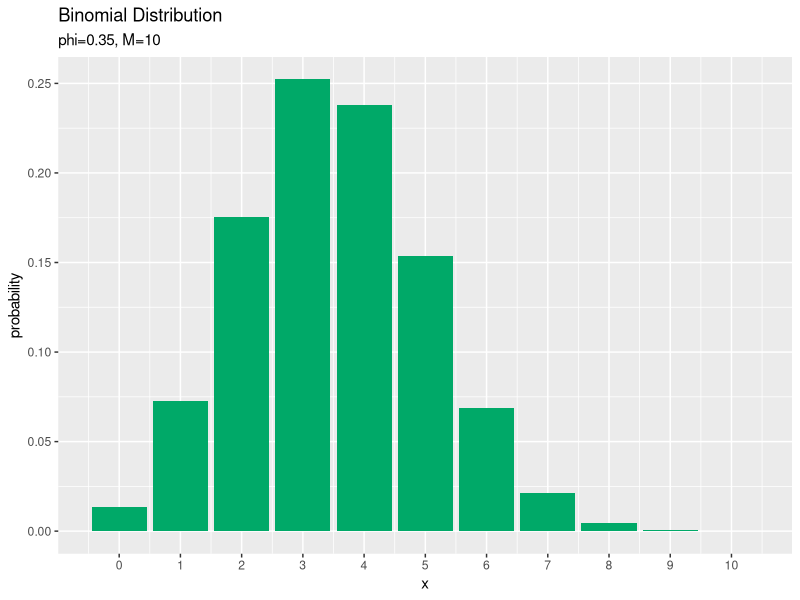
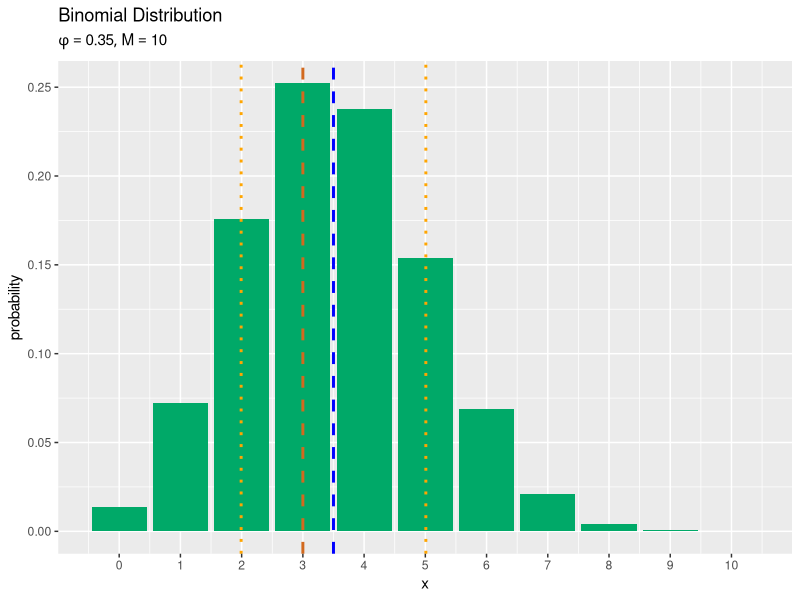
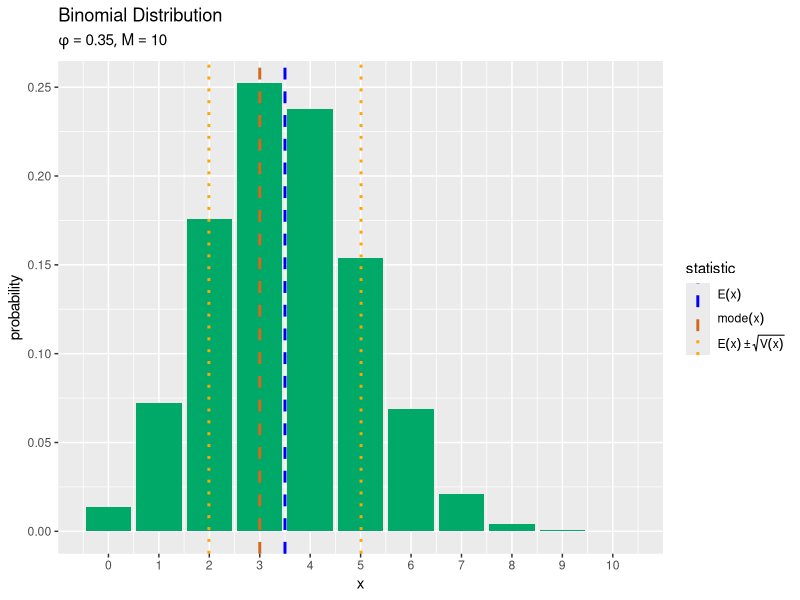
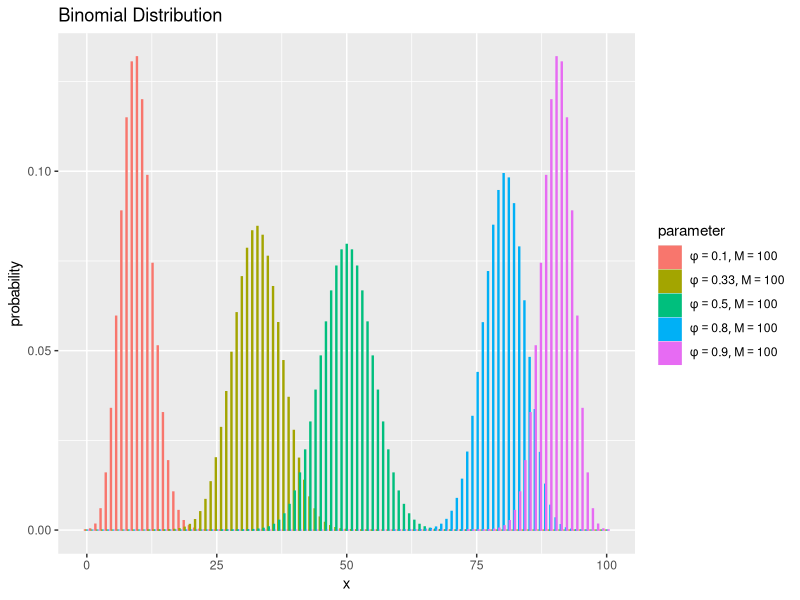
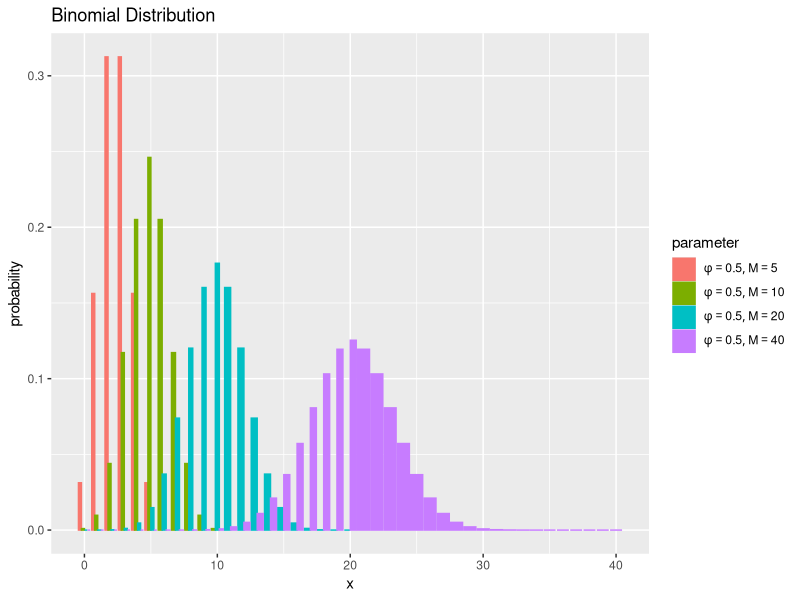
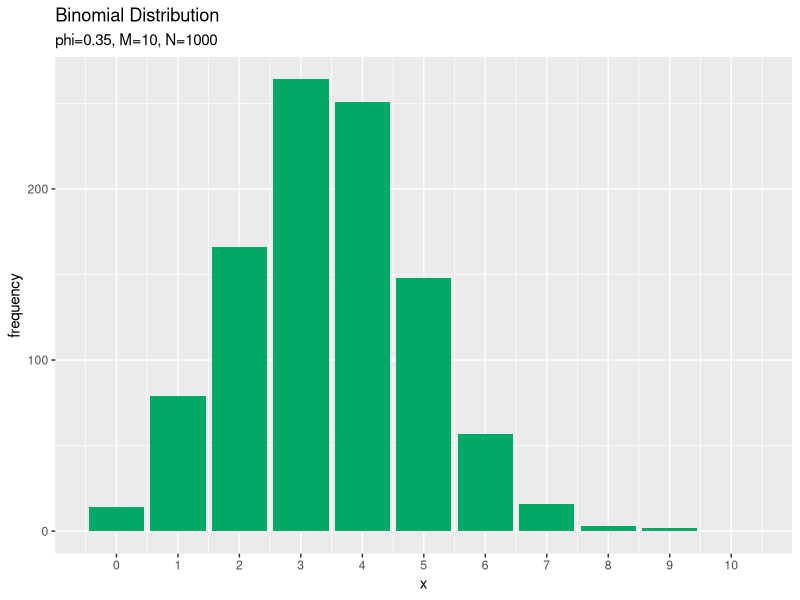
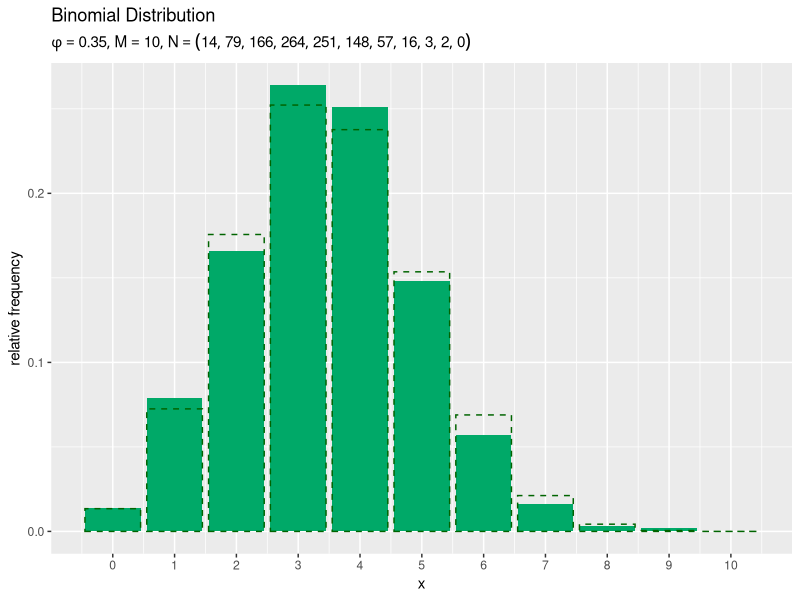

Recreate these plots in R, in order.
## ---- chunk 1
knitr::opts_chunk$set(
  echo = TRUE, 
  message = FALSE, error = FALSE, warning = FALSE, # メッセージを非表示
  fig.align = "center", # 画像を中央揃え
  fig.width = 5, fig.height = 4, # 画像のサイズ
  class.source = "numberLines lineAnchors", # ソースを番号付けする
  class.output = "numberLines lineAnchors chunkout" # 出力を番号付けする
)
## ---- chunk 2
# パラメータを指定
phi <- 0.35

# 試行回数を指定
M <- 10

# 確率変数の値を指定:(x <= M)
x <- 3
## ---- chunk 3
# 定義式により確率を計算
C <- gamma(M + 1) / gamma(M - x + 1) / gamma(x + 1)
prob <- C * phi^x * (1 - phi)^(M - x)
prob
## ---- chunk 4
# 対数をとった定義式により確率を計算
log_C <- lgamma(M + 1) - lgamma(M - x + 1) - lgamma(x + 1)
log_prob <- log_C + x * log(phi) + (M - x) * log(1 - phi)
prob <- exp(log_prob)
prob; log_prob
## ---- chunk 5
# 二項分布の関数により確率を計算
prob <- dbinom(x = x, size = M, prob = phi)
prob
## ---- chunk 6
# 二項分布の対数をとった関数により確率を計算
log_prob <- dbinom(x = x, size = M, prob = phi, log = TRUE)
prob <- exp(log_prob)
prob; log_prob
## ---- chunk 7
# ベクトルに変換
phi_v <- c(1 - phi, phi)
x_v <- c(M - x, x)
phi_v; x_v
## ---- chunk 8
# 多項分布の関数により確率を計算
prob <- dmultinom(x = x_v, size = M, prob = phi_v)
prob
## ---- chunk 9
# 多項分布の対数をとった関数により確率を計算
log_prob <- dmultinom(x = x_v, size = M, prob = phi_v, log = TRUE)
prob <- exp(log_prob)
prob; log_prob
## ---- chunk 10
# 平均を計算
E_x <- M * phi
E_x
## ---- chunk 11
# 分散を計算
V_x <- M * phi * (1 - phi)
V_x
## ---- chunk 12
# 最頻値を計算:(注:複数の場合も1つしか返さない)
mode_x <- floor(phi * (M + 1))
mode_x
## ---- chunk 13
# 歪度を計算
skewness <- (1 - 2 * phi) / sqrt(M * phi * (1 - phi))
skewness
## ---- chunk 14
# 尖度を計算
kurtosis <- (1 - 6 * phi * (1 - phi)) / (M * phi * (1 - phi))
kurtosis
## ---- chunk 15
### 資料作成用

# チェック用
library(magrittr)
library(ggplot2)
## ---- chunk 16
# パラメータを指定
phi <- 0.35

# 試行回数を指定
M <- 10
## ---- chunk 17
# xがとり得る値を作成
x_vals <- 0:M
head(x_vals)
## ---- chunk 18
# 二項分布を計算
prob_df <- tidyr::tibble(
  x = x_vals, # 確率変数
  probability = dbinom(x = x_vals, size = M, prob = phi) # 確率
)
prob_df
## ---- chunk 19
# 二項分布のグラフを作成
ggplot(data = prob_df, mapping = aes(x = x, y = probability)) + # データ
  geom_bar(stat = "identity", fill = "#00A968") + # 棒グラフ
  scale_x_continuous(breaks = x_vals, labels = x_vals) + # x軸目盛
  labs(title = "Binomial Distribution", 
       subtitle = paste0("phi=", phi, ", M=", M), # (文字列表記用)
       #subtitle = parse(text = paste0("list(phi==", phi, ", M==", M, ")")), # (数式表記用)
       x = "x", y = "probability") # ラベル
## ---- chunk 20
# 補助線用の統計量を計算
E_x <- M * phi
s_x <- sqrt(M * phi * (1 - phi))
mode_x <- floor(phi * (M + 1))

# 統計量を重ねた二項分布のグラフを作成:線のみ
ggplot(data = prob_df, mapping = aes(x = x, y = probability)) + # データ
  geom_bar(stat = "identity", fill = "#00A968") + # 分布
  geom_vline(xintercept = E_x, color = "blue", size = 1, linetype = "dashed") + # 期待値
  geom_vline(xintercept = c(E_x-s_x, E_x+s_x), color = "orange", size = 1, linetype = "dotted") + # 期待値 ± 標準偏差
  geom_vline(xintercept = mode_x, color = "chocolate", size = 1, linetype = "dashed") + # 最頻値
  scale_x_continuous(breaks = x_vals, labels = x_vals) + # x軸目盛
  labs(title = "Binomial Distribution", 
       subtitle = parse(text = paste0("list(phi==", phi, ", M==", M, ")")), 
       x = "x", y = "probability") # ラベル
## ---- chunk 21
# 統計量を格納
stat_df <- tibble::tibble(
  statistic = c(E_x, E_x-s_x, E_x+s_x, mode_x), # 統計量
  type = c("mean", "sd", "sd", "mode") # 色分け用ラベル
)
stat_df
## ---- chunk 22
# 凡例用の設定を作成:(数式表示用)
color_vec <- c(mean = "blue", sd = "orange", mode = "chocolate")
linetype_vec <- c(mean = "dashed", sd = "dotted", mode = "dashed")
label_vec <- c(mean = expression(E(x)), sd = expression(E(x) %+-% sqrt(V(x))), mode = expression(mode(x)))
color_vec; linetype_vec; label_vec
## ---- chunk 23
# 統計量を重ねた二項分布のグラフを作成:凡例付き
ggplot() + # データ
  geom_bar(data = prob_df, mapping = aes(x = x, y = probability), 
           stat = "identity", fill = "#00A968") + # 分布
  geom_vline(data = stat_df, mapping = aes(xintercept = statistic, color = type, linetype = type), 
             size = 1) + # 統計量
  scale_x_continuous(breaks = x_vals, labels = x_vals) + # x軸目盛
  scale_color_manual(values = color_vec, labels = label_vec, name = "statistic") + # 線の色:(色指定と数式表示用)
  scale_linetype_manual(values = linetype_vec, labels = label_vec, name = "statistic") + # 線の種類:(線指定と数式表示用)
  theme(legend.text.align = 0) + # 図の体裁:凡例
  labs(title = "Binomial Distribution", 
       subtitle = parse(text = paste0("list(phi==", phi, ", M==", M, ")")), 
       x = "x", y = "probability") # ラベル
## ---- chunk 24
# パラメータとして利用する値を指定
phi_vals <- c(0.1, 0.33, 0.5, 0.8, 0.9)

# 試行回数を指定
M <- 100

# xがとり得る値を作成
x_vals <- 0:M

# パラメータごとに二項分布を計算
res_prob_df <- tidyr::expand_grid(
  x = x_vals, 
  phi = phi_vals
) |> # 全ての組み合わせを作成
  dplyr::arrange(phi, x) |> # パラメータごとに並べ替え
  dplyr::mutate(
    probability = dbinom(x = x, size = M, prob = phi), 
    parameter = paste0("phi=", phi, ", M=", M) |> 
      factor(levels = paste0("phi=", sort(phi_vals), ", M=", M)) # 色分け用ラベル
  ) # 確率を計算
res_prob_df
## ---- chunk 25
# 凡例用のラベルを作成:(数式表示用)
label_vec <- res_prob_df[["parameter"]] |> 
  unique() |> # 重複を除去
  stringr::str_replace_all(pattern = "=", replacement = "==") %>% # 等号表示用の記法に変換
  paste0("list(", ., ")") |> # カンマ表示用の記法に変換
  parse(text = _) # expression関数化
names(label_vec) <- unique(res_prob_df[["parameter"]]) # ggplotに指定する文字列に対応する名前付きベクトルに変換
label_vec[1]
## ---- chunk 26
# パラメータごとに二項分布のグラフを作成
ggplot(data = res_prob_df, mapping = aes(x = x, y = probability, fill = parameter, color = parameter)) + # データ
  geom_bar(stat = "identity", position = "dodge") + # 棒グラフ
  #scale_x_continuous(breaks = x_vals, labels = x_vals) + # x軸目盛
  scale_color_hue(labels = label_vec) + # 線の色:(数式表示用)
  scale_fill_hue(labels = label_vec) + # 塗りつぶしの色:(数式表示用)
  theme(legend.text.align = 0) + # 図の体裁:凡例
  labs(title = "Binomial Distribution", 
       fill = "parameter", color = "parameter", 
       x = "x", y = "probability") # タイトル
## ---- chunk 27
# パラメータを指定
phi <- 0.5

# 試行回数として利用する値を指定
M_vals <- c(5, 10, 20, 40)

# xがとり得る値を作成
x_vals <- 0:max(M_vals)

# パラメータごとに二項分布を計算
res_prob_df <- tidyr::expand_grid(
  x = x_vals, 
  M = M_vals
) |> # 全ての組み合わせを作成
  dplyr::arrange(M, x) |> # 試行回数ごとに並べ替え
  dplyr::mutate(
    probability = dbinom(x = x, size = M, prob = phi), 
    parameter = paste0("phi=", phi, ", M=", M) |> 
      factor(levels = paste0("phi=", phi, ", M=", sort(M_vals))) # 色分け用ラベル
  ) |> # 確率を計算
  dplyr::filter(x <= M) # 実現可能な値を抽出
res_prob_df
## ---- chunk 28
### 資料作成用:(再掲)

# 凡例用のラベルを作成:(数式表示用)
label_vec <- res_prob_df[["parameter"]] |> 
  stringr::str_replace_all(pattern = "=", replacement = "==") %>% # 等号表示用の記法に変換
  paste0("list(", ., ")") |> # カンマ表示用の記法に変換
  unique() |> # 重複を除去
  parse(text = _) # expression関数化
names(label_vec) <- unique(res_prob_df[["parameter"]]) # ggplotに指定する文字列に対応する名前付きベクトルに変換

# 試行回数ごとに二項分布のグラフを作成
ggplot(data = res_prob_df, mapping = aes(x = x, y = probability, fill = parameter, color = parameter)) + # データ
  geom_bar(stat = "identity", position = "dodge") + # 棒グラフ
  #scale_x_continuous(breaks = x_vals, labels = x_vals) + # x軸目盛
  scale_color_hue(labels = label_vec) + # 線の色:(数式表示用)
  scale_fill_hue(labels = label_vec) + # 塗りつぶしの色:(数式表示用)
  theme(legend.text.align = 0) + # 図の体裁:凡例
  labs(title = "Binomial Distribution", 
       fill = "parameter", color = "parameter", 
       x = "x", y = "probability") # タイトル
## ---- chunk 29
# パラメータとして利用する値を指定
phi_vals <- seq(from = 0, to = 1, by = 0.01)
#length(phi_vals) # フレーム数

# 試行回数を指定
M <- 10

# xがとり得る値を作成
x_vals <- 0:M

# パラメータごとに二項分布を計算
anime_prob_df <- tidyr::expand_grid(
  x = x_vals, 
  phi = phi_vals
) |> # 全ての組み合わせを作成
  dplyr::arrange(phi, x) |> # パラメータごとに並べ替え
  dplyr::mutate(
    probability = dbinom(x = x, size = M, prob = phi), 
    parameter = paste0("phi=", phi, ", M=", M) |> 
      factor(levels = paste0("phi=", sort(phi_vals), ", M=", M)) # フレーム切替用ラベル
  ) # 確率を計算
anime_prob_df
## ---- chunk 30
# パラメータを指定
phi <- 0.3

# 試行回数の最大値を指定
M_max <- 100

# xがとり得る値を作成
x_vals <- 0:M_max

# 試行回数ごとに二項分布を計算
anime_prob_df <- tidyr::expand_grid(
  x = x_vals, 
  M = 1:M_max
) |> # 全ての組み合わせを作成
  dplyr::arrange(M, x) |> # 試行回数ごとに並べ替え
  dplyr::mutate(
    probability = dbinom(x = x_vals, size = M, prob = phi), 
    parameter = paste0("phi=", phi, ", M=", M) |> 
      factor(levels = paste0("phi=", phi, ", M=", 1:M_max)) # フレーム切替用ラベル
  ) |> # 確率を計算
  dplyr::filter(x <= M) # 実現可能な値を抽出
anime_prob_df
## ---- chunk 31
### 資料作成用:(再掲)

# 二項分布のアニメーションを作図
anime_prob_graph <- ggplot(data = anime_prob_df, mapping = aes(x = x, y = probability)) + # データ
  geom_bar(stat = "identity", fill = "#00A968", color = "#00A968") + # 分布
  gganimate::transition_manual(parameter) + # フレーム
  gganimate::view_follow(fixed_x = FALSE, fixed_y = TRUE) + # 表示範囲の調整
  #scale_x_continuous(breaks = x_vals, labels = x_vals) + # x軸目盛
  labs(title = "Binomial Distribution", 
       subtitle = "{current_frame}", 
       x = "x", y = "probability") # ラベル
## ---- chunk 32
# パラメータとして利用する値を作成
phi_vals <- seq(from = 0.01, to = 0.99, by = 0.01)
#length(phi_vals) # フレーム数

# 試行回数を指定
M <- 10

# xがとり得る値を作成
x_vals <- 0:M

# 歪度を計算
skewness_vec <- (1 - 2 * phi_vals) / sqrt(M * phi_vals * (1 - phi_vals))

# 尖度を計算
kurtosis_vec <- (1 - 6 * phi_vals * (1 - phi_vals)) / (M * phi_vals * (1 - phi_vals))

# ラベル用のテキストを作成
label_vec <- paste0(
  "phi=", phi_vals, ", M=", M, 
  ", skewness=", round(skewness_vec, 3), ", kurtosis=", round(kurtosis_vec, 3)
)
head(label_vec)
## ---- chunk 33
# パラメータごとに二項分布を計算
anime_prob_df <- tidyr::expand_grid(
  x = x_vals, 
  phi = phi_vals
) |> # 全ての組み合わせを作成
  dplyr::arrange(phi, x) |> # パラメータごとに並べ替え
  dplyr::mutate(
    probability = dbinom(x = x, size = M, prob = phi), 
    parameter = rep(label_vec, each = length(x_vals)) |> 
      factor(levels = label_vec) # フレーム切替用ラベル
  ) # 確率を計算
anime_prob_df
## ---- chunk 34
# パラメータごとに統計量を計算
anime_stat_df <- tibble::tibble(
  mean = M * phi_vals, # 期待値
  sd = sqrt(M * phi_vals * (1 - phi_vals)), # 標準偏差
  mode = floor(phi_vals * (M + 1)), # 最頻値
  parameter = factor(label_vec, levels = label_vec) # フレーム切替用のラベル
) |> # 統計量を計算
  dplyr::mutate(
    sd_minus = mean - sd, 
    sd_plus = mean + sd
  ) |> # 期待値±標準偏差を計算
  dplyr::select(!sd) |> # 不要な列を削除
  tidyr::pivot_longer(
    cols = !parameter, 
    names_to = "type", 
    values_to = "statistic"
  ) |> # 統計量の列をまとめる
  dplyr::mutate(
    type = stringr::str_replace(type, pattern = "sd_.*", replacement = "sd")) # 期待値±標準偏差のカテゴリを統一
anime_stat_df
## ---- chunk 35
# 凡例用の設定を作成:(数式表示用)
color_vec <- c(mean = "blue", sd = "orange", mode = "chocolate")
linetype_vec <- c(mean = "dashed", sd = "dotted", mode = "dashed")
label_vec <- c(mean = expression(E(x)), sd = expression(E(x) %+-% sqrt(V(x))), mode = expression(mode(x)))
## ---- chunk 36
# パラメータを指定
phi <- 0.35

# 試行回数の最大値を指定
M_vals <- 1:100

# xがとり得る値を作成
x_vals <- 0:max(M_vals)

# 歪度を計算
skewness_vec <- (1 - 2 * phi) / sqrt(M_vals * phi * (1 - phi))

# 尖度を計算
kurtosis_vec <- (1 - 6 * phi * (1 - phi)) / (M_vals * phi * (1 - phi))

# ラベル用のテキストを作成
label_vec <- paste0(
  "phi=", phi, ", M=", M_vals, 
  ", skewness=", round(skewness_vec, 3), ", kurtosis=", round(kurtosis_vec, 3)
)
head(label_vec)
## ---- chunk 37
# 試行回数ごとに二項分布を計算
anime_prob_df <- tidyr::expand_grid(
  x = x_vals, 
  M = M_vals
) |> # 全ての組み合わせを作成
  dplyr::arrange(M, x) |> # 試行回数ごとに並べ替え
  dplyr::mutate(
    probability = dbinom(x = x_vals, size = M, prob = phi), 
    parameter = rep(label_vec, each = length(x_vals)) |> 
      factor(levels = label_vec) # フレーム切替用ラベル
  ) |> # 確率を計算
  dplyr::filter(x <= M) # 実現可能な値を抽出
anime_prob_df
## ---- chunk 38
# 試行回数ごとに統計量を計算
anime_stat_df <- tibble::tibble(
  mean = M_vals * phi, # 期待値
  sd = sqrt(M_vals * phi * (1 - phi)), # 標準偏差
  mode = floor(phi * (M_vals + 1)), # 最頻値
  parameter = factor(label_vec, levels = label_vec) # フレーム切替用のラベル
) |> # 統計量を計算
  dplyr::mutate(
    sd_minus = mean - sd, 
    sd_plus = mean + sd
  ) |> # 期待値±標準偏差を計算
  dplyr::select(!sd) |> # 不要な列を削除
  tidyr::pivot_longer(
    cols = !parameter, 
    names_to = "type", 
    values_to = "statistic"
  ) |> # 統計量の列をまとめる
  dplyr::mutate(
    type = stringr::str_replace(type, pattern = "sd_.*", replacement = "sd")) # 期待値±標準偏差のカテゴリを統一
## ---- chunk 39
### 資料作成用:(再掲)

# 凡例用の設定を作成:(数式表示用)
color_vec <- c(mean = "blue", sd = "orange", mode = "chocolate")
linetype_vec <- c(mean = "dashed", sd = "dotted", mode = "dashed")
label_vec <- c(mean = expression(E(x)), sd = expression(E(x) %+-% sqrt(V(x))), mode = expression(mode(x)))

# 統計量を重ねた二項分布のアニメーションを作図
anime_prob_graph <- ggplot() + # データ
  geom_bar(data = anime_prob_df, mapping = aes(x = x, y = probability), 
           stat = "identity", fill = "#00A968") + # 分布
  geom_vline(data = anime_stat_df, mapping = aes(xintercept = statistic, color = type, linetype = type), 
             size = 1) + # 統計量
  gganimate::transition_manual(parameter) + # フレーム
  gganimate::view_follow(fixed_x = FALSE, fixed_y = TRUE) + # 表示範囲の調整
  #scale_x_continuous(breaks = x_vals, labels = x_vals) + # x軸目盛
  scale_linetype_manual(values = linetype_vec, labels = label_vec, name = "statistic") + # 線の種類:(線指定と数式表示用)
  scale_color_manual(values = color_vec, labels = label_vec, name = "statistic") + # 線の色:(色指定と数式表示用)
  theme(legend.text.align = 0) + # 図の体裁:凡例
  labs(title = "Binomial Distribution", 
       subtitle = "{current_frame}", 
       x = "x", y = "probability") # ラベル
## ---- chunk 40
### 資料作成用

# チェック用
library(magrittr)
library(ggplot2)
## ---- chunk 41
# パラメータを指定
phi <- 0.35

# 試行回数を指定
M <- 10

# データ数を指定
N <- 1000
## ---- chunk 42
# 二項分布に従う乱数を生成
x_n <- rbinom(n = N, size = M, prob = phi)
head(x_n)
## ---- chunk 43
# xがとり得る値を作成
x_vals <- 0:M

# サンプルを集計
freq_df <- tidyr::tibble(x = x_n) |> # 乱数を格納
  dplyr::count(x, name = "frequency") |> # 度数を集計
  dplyr::right_join(tidyr::tibble(x = x_vals), by = "x") |> # 全てのパターンに追加
  dplyr::mutate(frequency = tidyr::replace_na(frequency, 0)) # サンプルにない場合の欠損値を0に置換
freq_df
## ---- chunk 44
# サンプルのヒストグラムを作成:度数
ggplot(data = freq_df, mapping = aes(x = x, y = frequency)) + # データ
  geom_bar(stat = "identity", fill = "#00A968") + # 度数
  scale_x_continuous(breaks = x_vals, labels = x_vals) + # x軸目盛
  labs(title = "Binomial Distribution", 
       subtitle = paste0("phi=", phi, ", M=", M, ", N=", N), 
       x = "x", y = "frequency") # ラベル
## ---- chunk 45
# 二項分布を計算
prob_df <- tidyr::tibble(
  x = x_vals, # 確率変数
  probability = dbinom(x = x_vals, size = M, prob = phi) # 確率
)

# サンプルのヒストグラムを作成:相対度数
ggplot() + 
  geom_bar(data = freq_df, mapping = aes(x = x, y = frequency/N), 
           stat = "identity", fill = "#00A968") + # 相対度数
  geom_bar(data = prob_df, mapping = aes(x = x, y = probability), 
           stat = "identity", alpha = 0, color = "darkgreen", linetype = "dashed") + # 元の分布
  scale_x_continuous(breaks = x_vals, labels = x_vals) + # x軸目盛
  labs(
    title = "Binomial Distribution", 
    subtitle = parse(
      text = paste0(
        "list(phi==", phi, ", M==", M, ", N==", "(list(", paste0(freq_df[["frequency"]], collapse = ", "), "))", ")")
    ), 
    x = "x", y = "relative frequency"
  ) # ラベル
## ---- chunk 46
# パラメータを指定
phi <- 0.35

# 試行回数を指定
M <- 10

# データ数(フレーム数)を指定
N <- 300

# 二項分布に従う乱数を生成
x_n <- rbinom(n = N, size = M, prob = phi)
head(x_n)
## ---- chunk 47
# xがとり得る値を作成
x_vals <- 0:M

# サンプルを集計
freq_df <- tibble::tibble(
  x = x_n, # サンプル
  n = 1:N, # データ番号
  frequency = 1 # 集計用の値
) |> 
  dplyr::right_join(tidyr::expand_grid(x = x_vals, n = 1:N), by = c("x", "n")) |> # 全てのパターンに結合
  dplyr::mutate(frequency = tidyr::replace_na(frequency, replace = 0)) |> # サンプルにない場合の欠損値を0に置換
  dplyr::arrange(n, x) |> # 集計用に昇順に並べ替え
  dplyr::group_by(x) |> # 集計用にグループ化
  dplyr::mutate(frequency = cumsum(frequency)) |> # 累積和を計算
  dplyr::ungroup() # グループ化を解除
freq_df
## ---- chunk 48
# フレーム切替用のラベルを作成
label_vec <- freq_df |> 
  tidyr::pivot_wider(
    id_cols = n, 
    names_from = x, 
    names_prefix = "x", 
    values_from = frequency
  ) |> # 度数列を展開
  tidyr::unite(col = "label", dplyr::starts_with("x"), sep = ", ") |> # 度数情報をまとめて文字列化
  dplyr::mutate(
    label = paste0("phi=", phi, ", M=", M, ", N=", n, "=(", label, ")") %>% 
      factor(., levels = .)
  ) |> # パラメータ情報をまとめて因子化
  dplyr::pull(label) # ベクトルとして取得
head(label_vec)
## ---- chunk 49
# フレーム切替用のラベルを追加
anime_freq_df <- freq_df |> 
  tibble::add_column(parameter = rep(label_vec, each = M+1))
anime_freq_df
## ---- chunk 50
# サンプルを格納
anime_data_df <- tibble::tibble(
  x = x_n, # サンプル
  parameter = label_vec # フレーム切替用ラベルを追加
)
anime_data_df
## ---- chunk 51
anime_prob_df <- tibble::tibble(
  x = x_vals, # 確率変数
  probability = dbinom(x = x_vals, size = M, prob = phi), # 確率
  num = N # 複製数
) |> 
  tidyr::uncount(num) |> # データ数分に複製
  tibble::add_column(parameter = rep(label_vec, times = length(x_vals))) |> # フレーム切替用ラベルを追加
  dplyr::arrange(parameter) # サンプリング回数ごとに並べ替え
anime_prob_df
